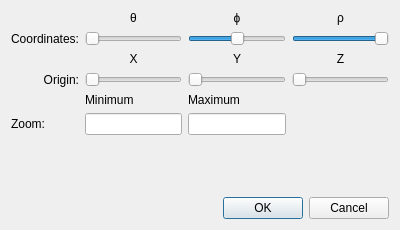
<?xml version="1.0" encoding="UTF-8"?>
<ui version="4.0">
 <class>cameraDialog</class>
 <widget class="QDialog" name="cameraDialog">
  <property name="geometry">
   <rect>
    <x>0</x>
    <y>0</y>
    <width>400</width>
    <height>230</height>
   </rect>
  </property>
  <property name="minimumSize">
   <size>
    <width>400</width>
    <height>230</height>
   </size>
  </property>
  <property name="maximumSize">
   <size>
    <width>400</width>
    <height>230</height>
   </size>
  </property>
  <property name="windowTitle">
   <string>Edit Camera</string>
  </property>
  <layout class="QVBoxLayout" name="verticalLayout">
   <item>
    <layout class="QGridLayout" name="gridLayout">
     <item row="2" column="0">
      <widget class="QLabel" name="label">
       <property name="text">
        <string/>
       </property>
      </widget>
     </item>
     <item row="2" column="1">
      <widget class="QLabel" name="label_2">
       <property name="text">
        <string>θ</string>
       </property>
       <property name="alignment">
        <set>Qt::AlignCenter</set>
       </property>
      </widget>
     </item>
     <item row="2" column="3">
      <widget class="QLabel" name="label_3">
       <property name="text">
        <string>ϕ</string>
       </property>
       <property name="alignment">
        <set>Qt::AlignCenter</set>
       </property>
      </widget>
     </item>
     <item row="2" column="5">
      <widget class="QLabel" name="label_4">
       <property name="text">
        <string>ρ</string>
       </property>
       <property name="alignment">
        <set>Qt::AlignCenter</set>
       </property>
      </widget>
     </item>
     <item row="3" column="0">
      <widget class="QLabel" name="label_5">
       <property name="text">
        <string>Coordinates:</string>
       </property>
       <property name="alignment">
        <set>Qt::AlignRight|Qt::AlignTrailing|Qt::AlignVCenter</set>
       </property>
      </widget>
     </item>
     <item row="4" column="1">
      <widget class="QLabel" name="label_7">
       <property name="text">
        <string>X</string>
       </property>
       <property name="alignment">
        <set>Qt::AlignCenter</set>
       </property>
      </widget>
     </item>
     <item row="4" column="3">
      <widget class="QLabel" name="label_8">
       <property name="text">
        <string>Y</string>
       </property>
       <property name="alignment">
        <set>Qt::AlignCenter</set>
       </property>
      </widget>
     </item>
     <item row="4" column="5">
      <widget class="QLabel" name="label_9">
       <property name="text">
        <string>Z</string>
       </property>
       <property name="alignment">
        <set>Qt::AlignCenter</set>
       </property>
      </widget>
     </item>
     <item row="6" column="0">
      <widget class="QLabel" name="label_6">
       <property name="text">
        <string>Origin:</string>
       </property>
       <property name="alignment">
        <set>Qt::AlignRight|Qt::AlignTrailing|Qt::AlignVCenter</set>
       </property>
      </widget>
     </item>
     <item row="8" column="1">
      <widget class="QLabel" name="label_11">
       <property name="text">
        <string>Minimum</string>
       </property>
      </widget>
     </item>
     <item row="9" column="0">
      <widget class="QLabel" name="label_10">
       <property name="text">
        <string>Zoom:</string>
       </property>
      </widget>
     </item>
     <item row="8" column="3">
      <widget class="QLabel" name="label_12">
       <property name="text">
        <string>Maximum</string>
       </property>
      </widget>
     </item>
     <item row="3" column="1">
      <widget class="QSlider" name="theta">
       <property name="maximum">
        <number>360</number>
       </property>
       <property name="orientation">
        <enum>Qt::Horizontal</enum>
       </property>
      </widget>
     </item>
     <item row="3" column="3">
      <widget class="QSlider" name="phi">
       <property name="maximum">
        <number>180</number>
       </property>
       <property name="sliderPosition">
        <number>90</number>
       </property>
       <property name="orientation">
        <enum>Qt::Horizontal</enum>
       </property>
      </widget>
     </item>
     <item row="3" column="5">
      <widget class="QSlider" name="rho">
       <property name="minimum">
        <number>1</number>
       </property>
       <property name="maximum">
        <number>30</number>
       </property>
       <property name="value">
        <number>30</number>
       </property>
       <property name="orientation">
        <enum>Qt::Horizontal</enum>
       </property>
      </widget>
     </item>
     <item row="6" column="1">
      <widget class="QSlider" name="ox">
       <property name="maximum">
        <number>100</number>
       </property>
       <property name="orientation">
        <enum>Qt::Horizontal</enum>
       </property>
      </widget>
     </item>
     <item row="6" column="3">
      <widget class="QSlider" name="oy">
       <property name="maximum">
        <number>100</number>
       </property>
       <property name="orientation">
        <enum>Qt::Horizontal</enum>
       </property>
      </widget>
     </item>
     <item row="6" column="5">
      <widget class="QSlider" name="oz">
       <property name="orientation">
        <enum>Qt::Horizontal</enum>
       </property>
      </widget>
     </item>
     <item row="9" column="1">
      <widget class="QLineEdit" name="min">
       <property name="sizePolicy">
        <sizepolicy hsizetype="Ignored" vsizetype="Fixed">
         <horstretch>0</horstretch>
         <verstretch>0</verstretch>
        </sizepolicy>
       </property>
      </widget>
     </item>
     <item row="9" column="3">
      <widget class="QLineEdit" name="max">
       <property name="sizePolicy">
        <sizepolicy hsizetype="Ignored" vsizetype="Fixed">
         <horstretch>0</horstretch>
         <verstretch>0</verstretch>
        </sizepolicy>
       </property>
      </widget>
     </item>
    </layout>
   </item>
   <item>
    <spacer name="verticalSpacer">
     <property name="orientation">
      <enum>Qt::Vertical</enum>
     </property>
     <property name="sizeHint" stdset="0">
      <size>
       <width>20</width>
       <height>40</height>
      </size>
     </property>
    </spacer>
   </item>
   <item>
    <widget class="QDialogButtonBox" name="buttonBox">
     <property name="orientation">
      <enum>Qt::Horizontal</enum>
     </property>
     <property name="standardButtons">
      <set>QDialogButtonBox::Cancel|QDialogButtonBox::Ok</set>
     </property>
    </widget>
   </item>
  </layout>
 </widget>
 <resources/>
 <connections>
  <connection>
   <sender>buttonBox</sender>
   <signal>accepted()</signal>
   <receiver>cameraDialog</receiver>
   <slot>accept()</slot>
   <hints>
    <hint type="sourcelabel">
     <x>248</x>
     <y>254</y>
    </hint>
    <hint type="destinationlabel">
     <x>157</x>
     <y>274</y>
    </hint>
   </hints>
  </connection>
  <connection>
   <sender>buttonBox</sender>
   <signal>rejected()</signal>
   <receiver>cameraDialog</receiver>
   <slot>reject()</slot>
   <hints>
    <hint type="sourcelabel">
     <x>316</x>
     <y>260</y>
    </hint>
    <hint type="destinationlabel">
     <x>286</x>
     <y>274</y>
    </hint>
   </hints>
  </connection>
 </connections>
</ui>
